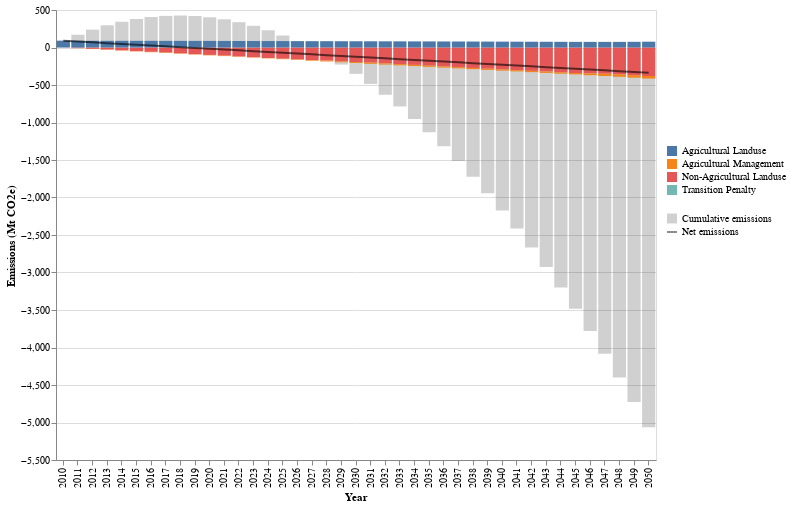

The code cell stored with this chart in its notebook:
### Code cell
# HIDE CODE  
plot_GHG_total(GHG_files, Net_emission)

### Figure 1 — Vega-Lite specification as saved in the notebook (floating-point values rounded to 4 significant figures; data arrays with more than 128 entries replaced by an {"elided": "..."} marker saying what was removed)
{"config": {"view": {"continuousWidth": 300, "continuousHeight": 300}}, "layer": [{"data": {"name": "data-4b6d0cb2f9784ad26ad0948327d7c43f"}, "mark": {"type": "bar", "color": "grey", "opacity": 0.2}, "encoding": {"color": {"field": "Cumulative_emissions", "legend": {"direction": "vertical", "legendX": 610, "legendY": 202.5, "orient": "none", "title": null, "titleAnchor": "middle"}, "scale": {"range": ["#181818"]}, "type": "nominal"}, "tooltip": [{"field": "Net_emission_cum", "title": "Cumulative Quantity (Mt CO2e)", "type": "quantitative"}], "x": {"field": "year", "type": "ordinal"}, "y": {"field": "Net_emission_cum", "title": "Emissions (Mt CO2e)", "type": "quantitative"}}, "transform": [{"calculate": "datum.year > 0 ? \"Cumulative emissions\" : \"Cumulative emissions\"", "as": "Cumulative_emissions"}]}, {"data": {"name": "data-e3c378251118a70850efb01f2b4a3d46"}, "mark": {"type": "bar"}, "encoding": {"color": {"field": "base_name", "legend": {"direction": "vertical", "legendX": 610, "legendY": 135.0, "orient": "none", "title": null, "titleAnchor": "middle"}, "type": "nominal"}, "tooltip": [{"field": "base_name", "title": "GHG Category", "type": "nominal"}, {"field": "GHG_sum_Mt", "title": "Emissions (Mt CO2e)", "type": "quantitative"}], "x": {"axis": {"labelAngle": -90, "title": "Year"}, "field": "year", "type": "ordinal"}, "y": {"field": "GHG_sum_Mt", "title": "Emissions (Mt CO2e)", "type": "quantitative"}}}, {"data": {"name": "data-4b6d0cb2f9784ad26ad0948327d7c43f"}, "mark": {"type": "line", "opacity": 0.6}, "encoding": {"color": {"field": "Net_emission_color", "legend": {"direction": "vertical", "legendX": 610, "legendY": 216.0, "orient": "none", "title": null, "titleAnchor": "middle"}, "scale": {"range": ["black"]}, "type": "nominal"}, "tooltip": [{"field": "Net_emission", "title": "Net Quantity (Mt CO2e)", "type": "quantitative"}], "x": {"field": "year", "type": "ordinal"}, "y": {"field": "Net_emission", "title": "Emissions (Mt CO2e)", "type": "quantitative"}}, "transform": [{"calculate": "datum.year > 0 ? \"Net emissions\" : \"Net emissions\"", "as": "Net_emission_color"}]}], "height": 450, "resolve": {"scale": {"color": "independent"}}, "width": 600, "$schema": "https://vega.github.io/schema/vega-lite/v5.15.1.json", "datasets": {"data-4b6d0cb2f9784ad26ad0948327d7c43f": [{"year": 2010, "Net_emission": 90.4, "Net_emission_cum": 90.4}, {"year": 2011, "Net_emission": 79.32, "Net_emission_cum": 169.7}, {"year": 2012, "Net_emission": 68.65, "Net_emission_cum": 238.4}, {"year": 2013, "Net_emission": 57.96, "Net_emission_cum": 296.3}, {"year": 2014, "Net_emission": 47.3, "Net_emission_cum": 343.6}, {"year": 2015, "Net_emission": 36.62, "Net_emission_cum": 380.3}, {"year": 2016, "Net_emission": 25.95, "Net_emission_cum": 406.2}, {"year": 2017, "Net_emission": 15.27, "Net_emission_cum": 421.5}, {"year": 2018, "Net_emission": 4.598, "Net_emission_cum": 426.1}, {"year": 2019, "Net_emission": -6.079, "Net_emission_cum": 420.0}, {"year": 2020, "Net_emission": -16.75, "Net_emission_cum": 403.3}, {"year": 2021, "Net_emission": -27.43, "Net_emission_cum": 375.8}, {"year": 2022, "Net_emission": -38.1, "Net_emission_cum": 337.7}, {"year": 2023, "Net_emission": -48.78, "Net_emission_cum": 288.9}, {"year": 2024, "Net_emission": -59.46, "Net_emission_cum": 229.5}, {"year": 2025, "Net_emission": -70.13, "Net_emission_cum": 159.4}, {"year": 2026, "Net_emission": -80.8, "Net_emission_cum": 78.56}, {"year": 2027, "Net_emission": -91.48, "Net_emission_cum": -12.92}, {"year": 2028, "Net_emission": -102.2, "Net_emission_cum": -115.1}, {"year": 2029, "Net_emission": -112.8, "Net_emission_cum": -227.9}, {"year": 2030, "Net_emission": -123.5, "Net_emission_cum": -351.4}, {"year": 2031, "Net_emission": -134.2, "Net_emission_cum": -485.6}, {"year": 2032, "Net_emission": -144.9, "Net_emission_cum": -630.4}, {"year": 2033, "Net_emission": -155.5, "Net_emission_cum": -786.0}, {"year": 2034, "Net_emission": -166.2, "Net_emission_cum": -952.2}, {"year": 2035, "Net_emission": -176.9, "Net_emission_cum": -1129.0}, {"year": 2036, "Net_emission": -187.6, "Net_emission_cum": -1317.0}, {"year": 2037, "Net_emission": -198.2, "Net_emission_cum": -1515.0}, {"year": 2038, "Net_emission": -208.9, "Net_emission_cum": -1724.0}, {"year": 2039, "Net_emission": -219.6, "Net_emission_cum": -1943.0}, {"year": 2040, "Net_emission": -230.2, "Net_emission_cum": -2174.0}, {"year": 2041, "Net_emission": -240.9, "Net_emission_cum": -2414.0}, {"year": 2042, "Net_emission": -251.5, "Net_emission_cum": -2666.0}, {"year": 2043, "Net_emission": -262.2, "Net_emission_cum": -2928.0}, {"year": 2044, "Net_emission": -272.9, "Net_emission_cum": -3201.0}, {"year": 2045, "Net_emission": -283.6, "Net_emission_cum": -3485.0}, {"year": 2046, "Net_emission": -294.2, "Net_emission_cum": -3779.0}, {"year": 2047, "Net_emission": -304.9, "Net_emission_cum": -4084.0}, {"year": 2048, "Net_emission": -315.6, "Net_emission_cum": -4399.0}, {"year": 2049, "Net_emission": -326.3, "Net_emission_cum": -4726.0}, {"year": 2050, "Net_emission": -336.9, "Net_emission_cum": -5063.0}], "data-e3c378251118a70850efb01f2b4a3d46": {"elided": "164 records"}}}
